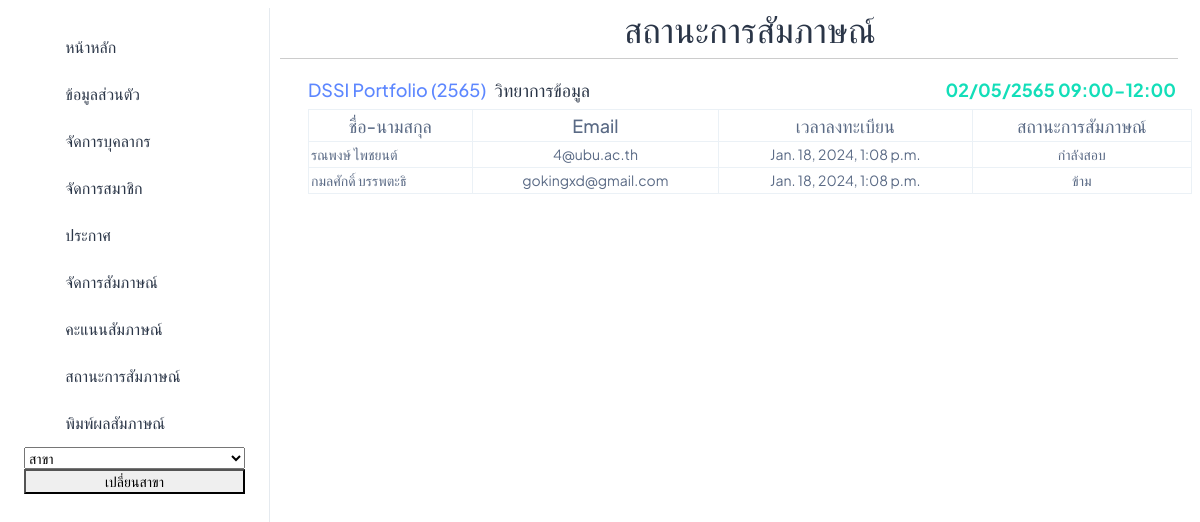
/Manager_Status/6, run on an earlier commit of the app's database.
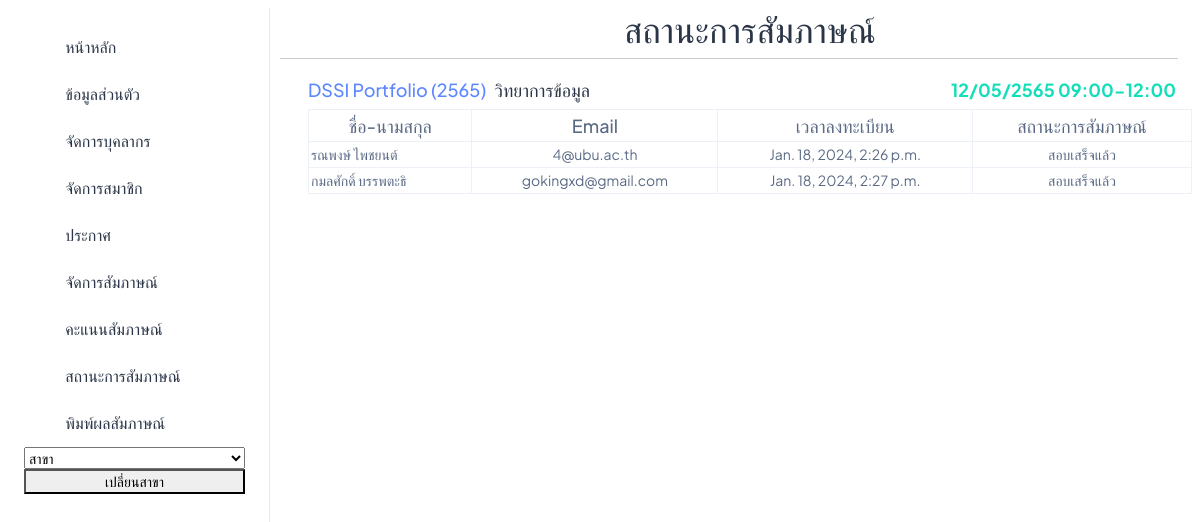
And on a later commit of the database.
### interview/models.py (models this page shows, shortened)
class Round(models.Model):
    major = models.ForeignKey(Major, on_delete=models.CASCADE)
    academic_year = models.CharField(max_length=20)
    round_name = models.CharField(max_length=20)
    manager = models.ForeignKey(User, on_delete=models.CASCADE)
    users = models.ManyToManyField(User, related_name='rounds_participated', blank=True)
    TemporaryUser = models.ManyToManyField(TemporaryUser,related_name='rounds_participated', blank=True)
    documents = models.CharField(max_length=200, null=True,blank=True)
    active = models.BooleanField(default=False,null=True,blank=True)
    interview_time = models.CharField(max_length=50, null=True, blank=True)

class InterviewStatus(models.Model):
    user = models.ForeignKey(User, on_delete=models.CASCADE, related_name='interview_status')
    status = models.CharField(max_length=100)
    round = models.ForeignKey(Round, on_delete=models.CASCADE)
    reg_at = models.DateTimeField(auto_now_add=True,blank=True ,null= True)

class Major(models.Model):
    major = models.CharField(max_length=100)
    faculty = models.ForeignKey(Faculty, on_delete=models.CASCADE)
    default_manager = models.ManyToManyField(User, blank=True,related_name='manager')
    users = models.ManyToManyField(User,blank=True)
    TemporaryUser = models.ManyToManyField(TemporaryUser , blank=True)
    def __str__(self) -> str:
        return f"{self.major}"

class User(AbstractBaseUser, PermissionsMixin):
    email = models.EmailField(unique=True)
    username = models.CharField(max_length=30, unique=True)
    first_name = models.CharField(max_length=100)
    last_name = models.CharField(max_length=100)
    gender = models.CharField(max_length=20)
    address = models.CharField(max_length=400)
    postcode = models.CharField(max_length=20)
    phone_number = models.CharField(max_length=10)
    citizen_id = models.CharField(max_length=13,unique=True,blank=True,null=True)
    birth_date = models.DateField(blank=True,null=True)
    date_joined = models.DateTimeField(default=timezone.now)
    is_active = models.BooleanField(default=True)
    is_staff = models.BooleanField(default=False)
    objects = CustomUserManager()
    USERNAME_FIELD = 'username'
    EMAIL_FIELD = 'email'
    REQUIRED_FIELDS = ['email']

### interview/views.py (the view)
# urls.py: path('Manager_Status/<int:id>',Manager_StatusRound,name='Manager_StatusRound'),
def Manager_StatusRound(request,id):
    round = Round.objects.get(id=id)
    UserInRound = InterviewStatus.objects.filter(round=round).order_by("reg_at")
    context = {
        "Users" : UserInRound,
        "round" : round,
    }
    return render(request, "manager/Manager_StatusRound.html", context)

### interview/templates/manager/Manager_StatusRound.html
{% extends 'manager/base/n_base.html' %}
{% block topic %}
<h1 class="text-3xl text-gray-100 mt-2 text-center">สถานะการสัมภาษณ์</h1>
{% endblock %}
{% block content %}
<div class="pt-14 px-2">
    <div class="d-flex justify-content-between">
        <div class="d-flex">
            <h4 class="fs-5 text-primary mt-auto">{{ round.round_name }} ({{ round.academic_year }})</h4>
            <h4 class="fs-5 text-dark ms-2 mt-auto">{{ round.major }}</h4>
        </div>
        <div>
            <h4 class="fs-5 fw-bolder text-success mt-auto me-3">{{ round.interview_time }}</h4>
        </div>
    </div>
        <table class="table table-bordered table-hover">
            <thead class="thead-dark">
                <tr>
                    <th class="text-center fs-5 fw-medium">ชื่อ-นามสกุล</th>
                    <th class="text-center fs-5 fw-medium">Email</th>
                    <th class="text-center fs-5 fw-medium">เวลาลงทะเบียน</th>
                    <th class="text-center fs-5 fw-medium">สถานะการสัมภาษณ์</th>
                </tr>
            </thead>
            <tbody>
                {% for user in Users %}
                <tr class="text-center">
                    <td class="text-start">{{ user.user.first_name }} {{ user.user.last_name }}</td>
                    <td>{{ user.user.email }}</td>
                    <td>{{ user.reg_at }}</td>
                    <td>{{ user.status }}</td>
                </tr>
                {% endfor %}
            </tbody>
        </table>
    </div>
{% endblock %}

What changed in the data, as far as the page shows it:
changed Round "DSSI Portfolio": interview_time "02/05/2565 09:00-12:00" → "12/05/2565 09:00-12:00"
changed InterviewStatus "รณพงษ์": reg_at "Jan. 18, 2024, 1:08 p.m." → "Jan. 18, 2024, 2:26 p.m."; status "กำลังสอบ" → "สอบเสร็จแล้ว"
changed InterviewStatus "กมลศักดิ์": reg_at "Jan. 18, 2024, 1:08 p.m." → "Jan. 18, 2024, 2:27 p.m."; status "ข้าม" → "สอบเสร็จแล้ว"
